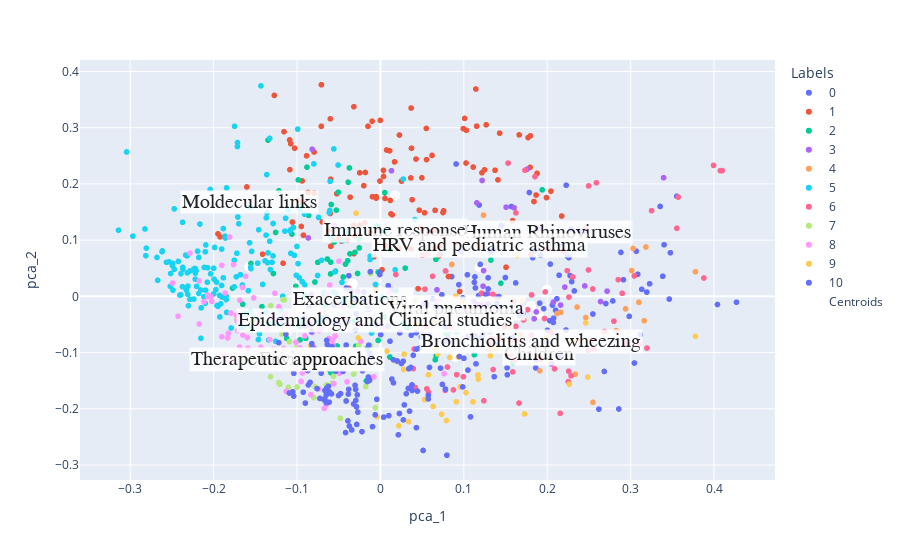

The notebook cell this image was saved under:
### Code cell
fig_clusters_before.add_trace(go.Scatter(
                         y=centroids_before_df["PCA_2"].tolist(),
                         x=centroids_before_df["PCA_1"].tolist(),
                         mode="markers+text",
    
                         #text=centroids_before_df["centroids_labels"],
                         #textfont=dict(color='black', family = 'Courier New, monospace'),
                         #textposition = 'top center',
    
                         marker=dict(size=10, color="white"),
                         name="Centroids"))
